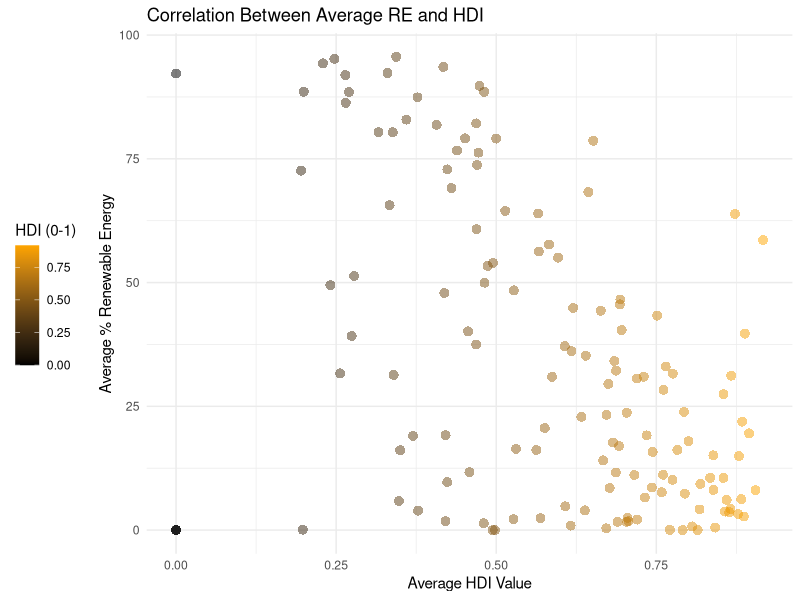

The R source for this figure:
# I decided to create a scatterplot with the average human development index number (from 0 to 1) of a country 
# for each country from 1990-2017 on the x axis and the same country's average percent renewable energy from
# 1990-2017 on the y axis. I believed that the amount of wealth and development a country has would directly
# correlate with the ratio of renewable energy used in that country and a correlation scatter plot would be
# the best way to display that. However, I did not realize that there would be an inverse correlation- that
# is, the lower a country's HDI, the more % renewable energy that country uses. At first, this was surprising,
# but it later made sense to me, because wealthier countries like the United States tend to be more industrialized
# and therefore output more Co2 than third world countries that don't have factories or mass production.

library(ggplot2)
library(dplyr)
library(tidyverse)

data_HDI <- read.csv("../data/Human_development_index_(HDI)(TRANSPOSED).csv")
data_re <- read.csv("../data/Renewable_Energy_Production.csv")

data_HDI <- data.frame(data_HDI)

meanHDI <- data.frame(Country=data_HDI[,1], Mean_HDI=rowMeans(data_HDI[,-1], na.rm = TRUE))
write.csv(meanHDI, "../data/meanHDI.csv", row.names = TRUE)

data_re$Indicator.Code <- NULL
data_re$Indicator.Name <- NULL
data_re$Country.Code <- NULL
meanRE <- data.frame(Country=data_re[,1], Mean_re=rowMeans(data_re[,-1], na.rm = TRUE))
write.csv(meanRE, "../data/meanRE.csv", row.names = TRUE)

both_RE_HDI <- merge(meanHDI, meanRE)
write.csv(meanRE, "../data/both_RE_HDI.csv", row.names = TRUE)

createAveragesPlot <- function(both_RE_HDI) {
  gg <- ggplot(both_RE_HDI, aes(both_RE_HDI$Mean_HDI, both_RE_HDI$Mean_re, color = both_RE_HDI$Mean_HDI)) +
          geom_point(shape = 16,  size = 3, alpha = .5) +
          theme_minimal() +
          scale_color_gradient(low = "#000000", high = "#ffa500") +
          xlab("Average HDI Value") +
          ylab("Average % Renewable Energy") +
          ggtitle("Correlation Between Average RE and HDI") +
          theme(legend.position="left")
  gg + labs(color="HDI (0-1)")
}

chart3 <- createAveragesPlot(both_RE_HDI)
